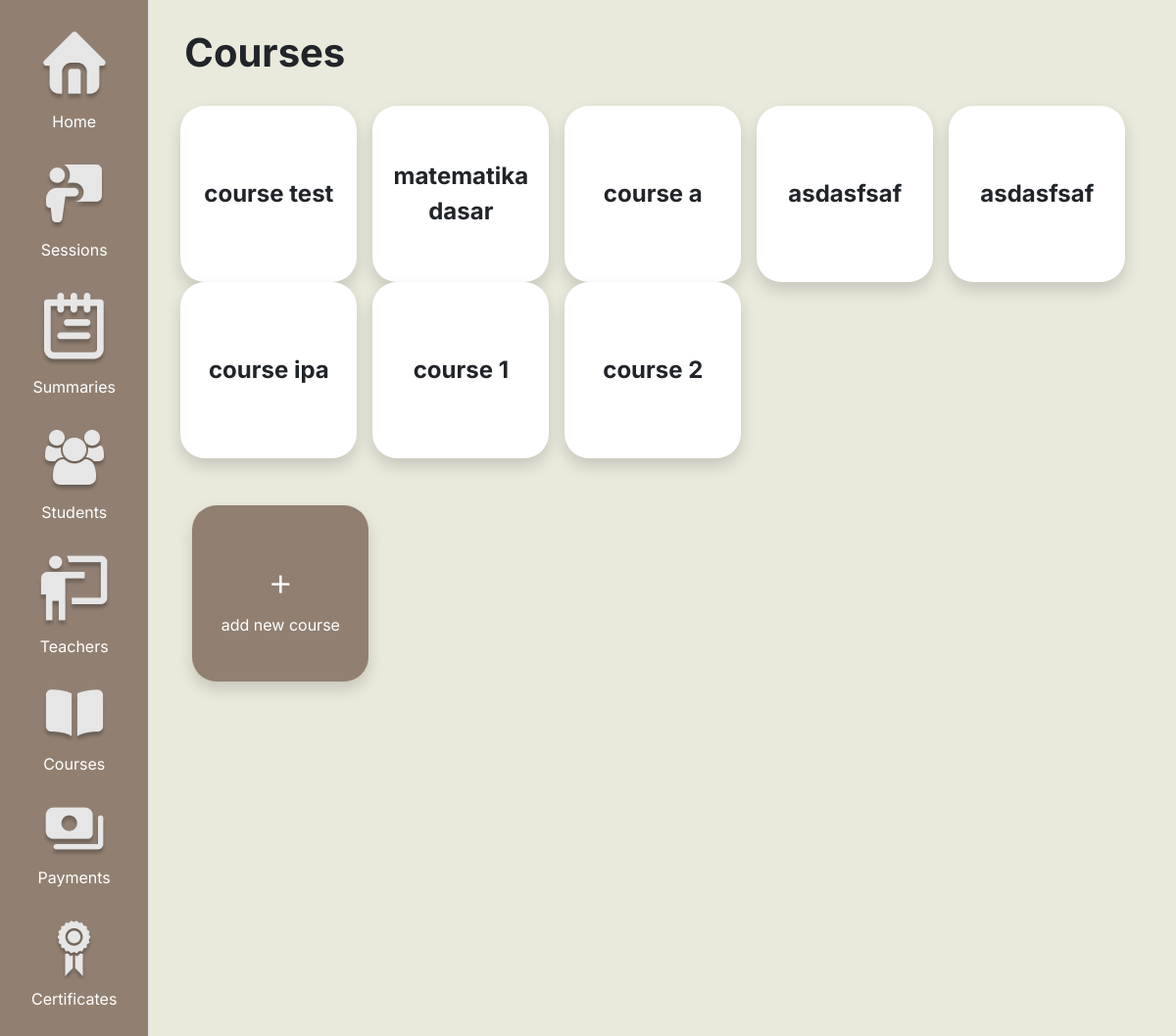
Page /admins/courses/ on the committed database.
### core/models.py (models this page shows)
class Course(models.Model):
    name = models.CharField(max_length=100)
    order = models.IntegerField(default=0)
    createdAt = models.DateTimeField(auto_now_add=True)
    isRemoved = models.BooleanField(default=False)

### core/views.py (the view)
# urls.py: path('admins/courses/', views.admin_courses, name='admin_courses'),
def admin_courses(request):
    courses = Course.objects.filter(isRemoved=False).order_by('order')
    return render(request, 'pages/admin_courses.html', {'courses': courses})

### core/templates/pages/admin_courses.html (shortened to what this page needs)
{% extends "base/admin_base.html" %}
{% block content %}
<div class="text fs-1 fw-bold mb-4">Courses</div>
<div class="row mb-5">
    {% for course in courses %}
        {% with bg=bg_color|default:"#ffffff" %}
        <a href="{% url 'course_list' course.id %}" class="btn d-flex flex-column justify-content-center align-items-center text-dark fw-bold shadow mx-2"
        style="background-color: {{ bg }}; width: 180px; height: 180px; border-radius: 25px; padding: 10px;">
            <div class="fs-4 text-center my-2">{{ course.name }}</div>
        </a>
        {% endwith %}
    {% endfor %}
</div>
<a href="#"
   data-bs-toggle="modal"
   data-bs-target="#createCourseModal"
   class="btn d-flex flex-column justify-content-center align-items-center text-white fw-bold shadow mx-2"
   style="background-color: #918072; width: 180px; height: 180px; border-radius: 25px; padding: 10px;">
   <div class="display-6 my-2">+</div>
   <div class="fs-6 fw-normal">add new course</div>
</a>
{% endblock %}

### static/css/base.css (style rules this page uses)
* { font-family: "Inter", serif; }
body { background-color: #E9E9DC; }

### rows in the picture
Course: name "course test"
Course: name "matematika dasar"
Course: name "course a"
Course: name "asdasfsaf"
Course: name "asdasfsaf"
Course: name "course ipa"
Course: name "course 1"
Course: name "course 2"
